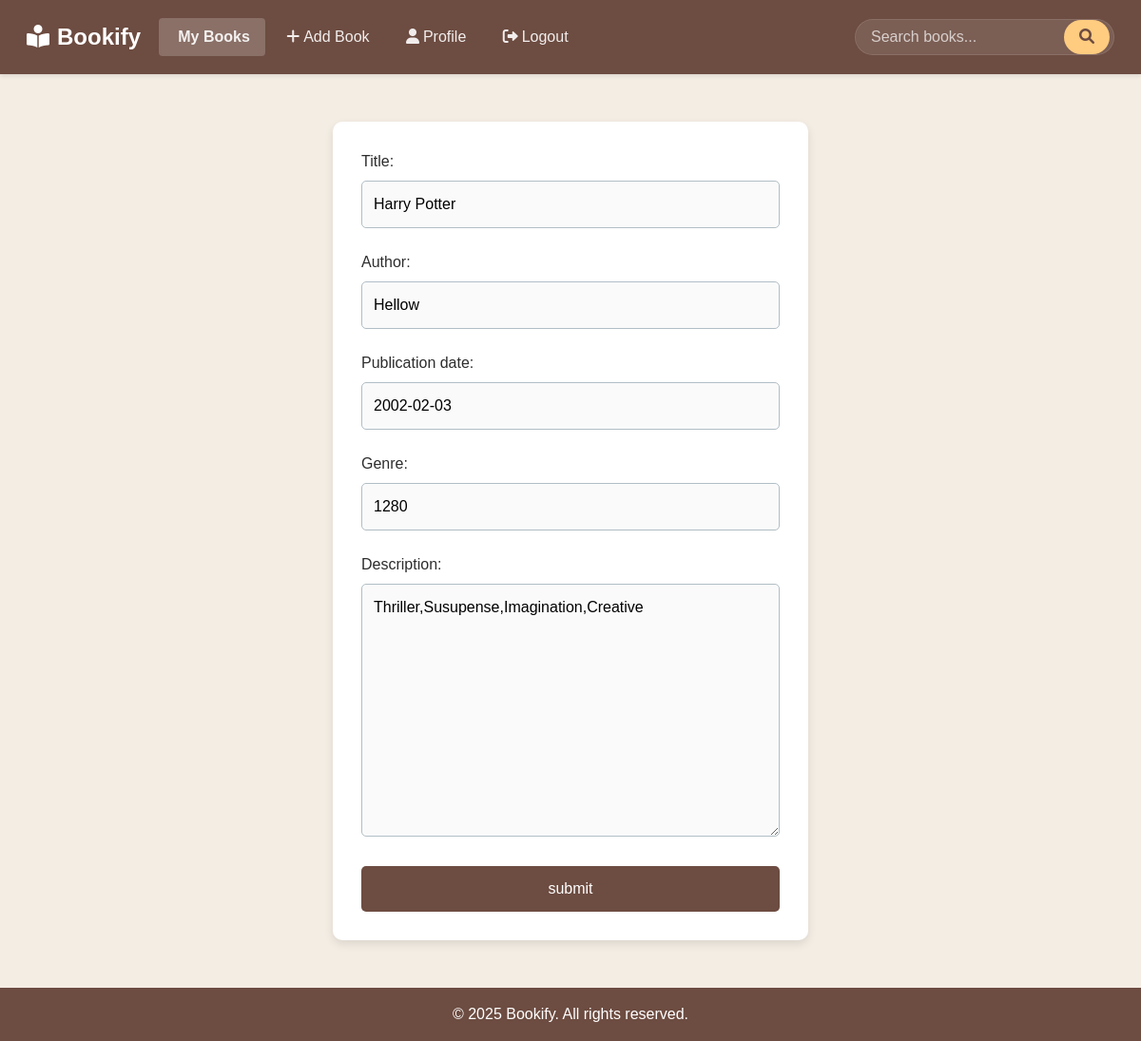
The page /api/books/7/edit/ (signed in) on the database its author committed.
### books/models.py (models this page shows, shortened)
class Book(models.Model):
    user = models.ForeignKey(settings.AUTH_USER_MODEL, on_delete=models.CASCADE)
    title = models.CharField(max_length=255)
    author = models.CharField(max_length=255)
    publication_date = models.DateField()
    genre = models.CharField(max_length=100)
    description = models.TextField()
    created_at = models.DateTimeField(auto_now_add=True)
    updated_at = models.DateTimeField(auto_now=True)

### books/views.py (the view)
# urls.py: path("books/<int:pk>/edit/", book_update, name="book-update"),
def book_update(request, pk):
    book = get_object_or_404(Book, pk=pk, user=request.user)
    if request.method == "POST":
        if request.user.is_authenticated:
            form = BookForm(request.POST, instance=book)
            if form.is_valid():
                form.save()
                return redirect("book-list")
        messages.error(request,"Please Login First")
        return redirect('login')
    else:
        form = BookForm(instance=book)
    return render(request, "books/book_form.html", {"form": form})

### books/forms.py
class BookForm(forms.ModelForm):
    class Meta:
        model = Book
        fields = ["title", "author", "publication_date", "genre", "description"]

### books/templates/books/book_form.html (shortened to what this page needs)
{% extends 'base.html' %}
{% block content %}
<form action="" method="post" id="atharvaki">
    {{form.as_p}}
    <input type="submit" value="submit">
</form>
{% endblock %}

### rows shown on the page
Book: title "Harry Potter", author "Hellow", publication_date "2002-02-03", genre "1280", description "Thriller,Susupense,Imagination,Creative"
